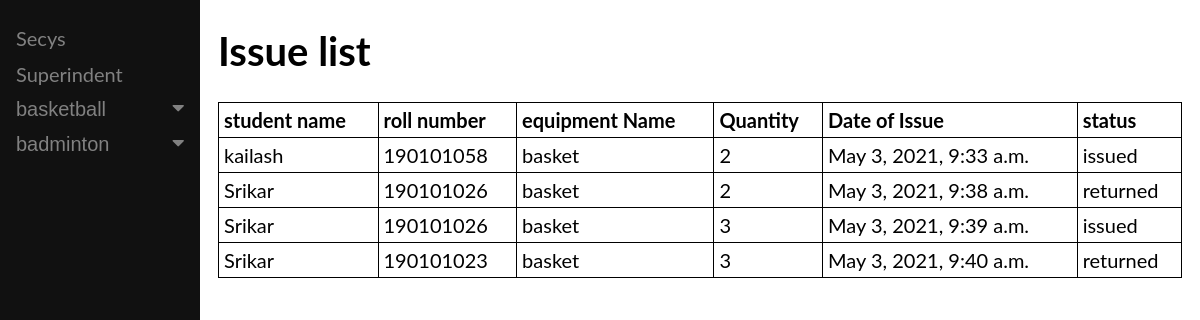
/sportapp/1/IssueList/, run on an earlier commit of the app's database.
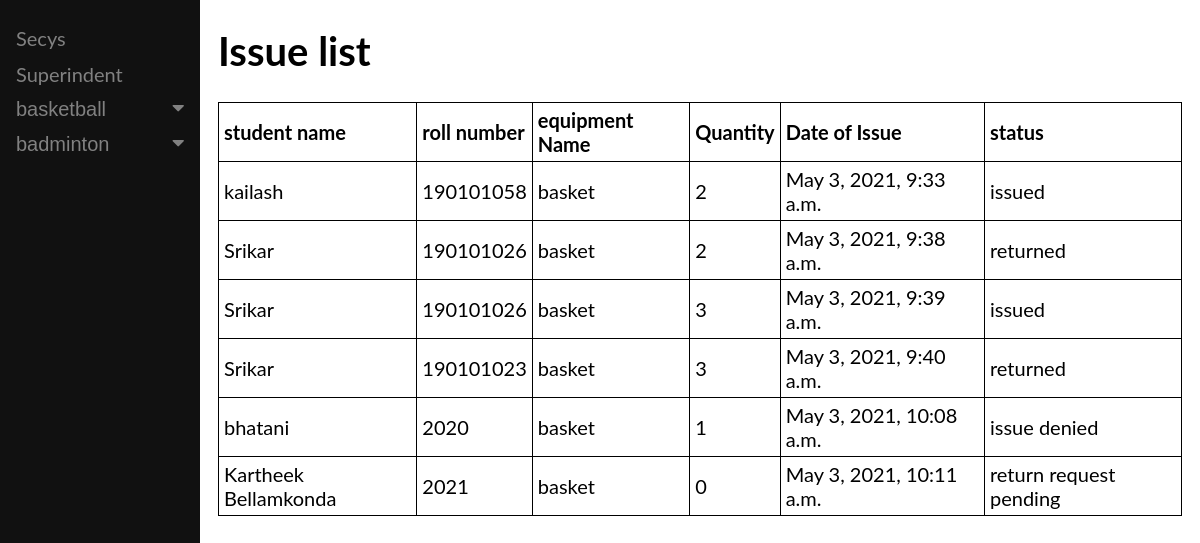
And on a later commit of the database.
### sportapp/models.py (models this page shows, shortened)
class clubs(models.Model):
    name = models.CharField(max_length=30,help_text='Enter a club name')
    secy_name= models.CharField(max_length=30,help_text='Enter a secy name')
    email=  models.EmailField()

class issue(models.Model):
    equipment_name= models.ForeignKey('equipment',on_delete=models.CASCADE, null=True)
    roll= models.CharField(max_length=30)
    name=  models.CharField(max_length=50)
    quantity= models.PositiveIntegerField(null=True)
    date= models.DateTimeField(auto_now=True)
    is_return= models.BooleanField(default=False)
    is_pending= models.BooleanField(default=True)
    req=models.BooleanField(default=False)
    class Meta:
        ordering = ['date']

class equipment(models.Model):
    id = models.UUIDField(primary_key=True, default=uuid.uuid4, help_text='Unique ID for this particular equipment')
    name = models.CharField(max_length=30)
    total_quantity= models.IntegerField(null=True)
    available_quantity=models.IntegerField(null=True)
    sport= models.ForeignKey('clubs', on_delete=models.CASCADE)
    specification=models.TextField(null=True)
    def __str__(self):
        return self.name

### sportapp/views.py (the view)
# urls.py: path('<pk>/IssueList/',views.IssueListView,name='IssueList'),
def IssueListView(request,pk):
    clubs_list=clubs.objects.all()
    club=clubs.objects.get(pk=pk)
    equipments=club.equipment_set.all()
    tot_list=issue.objects.all()
    issue_list=[]
    for equip in equipments:
        for o in tot_list:
            if (str(o.equipment_name) == str(equip.name)):
                issue_list.append(o)
    context = {
             'clubs_list': clubs_list,
             'pk': pk,
            'issue_list':issue_list,
            'equipments':equipments,
        }
    return render(request, 'sportapp/Issue_list.html', context)

### sportapp/templates/sportapp/Issue_list.html (shortened to what this page needs)
<!DOCTYPE html>
<html>
<head>
<link rel="stylesheet" href="https://cdnjs.cloudflare.com/ajax/libs/font-awesome/4.7.0/css/font-awesome.min.css">
</head>
<body>
<div class="sidenav">
    <a href="{% url 'clubsList' %}">Secys</a>
    <a href="{% url 'superindent' %}">Superindent</a>
    {% if clubs_list %}
    {% for club in clubs_list %}
  <button class="dropdown-btn">{{club.name}}
    <i class="fa fa-caret-down"></i>
  </button>
  {% endfor %}
  {% endif %}
</div>
<div class="main">
    <h1>
        Issue list
    </h1>
    {% if issue_list %}
    <table style="width:100%">
        <tr>
          <th>student name</th>
          <th>roll number</th>
            <th>equipment Name</th>
            <th>Quantity</th>
            <th>Date of Issue</th>
            <th>status</th>
          </tr>
      {% for obj in issue_list %}
      <tr>
        <td>{{obj.name}}</td>
        <td>{{obj.roll}}</td>
        <td>{{obj.equipment_name}}</td>
        <td>{{obj.quantity}}</td>
        <td>{{obj.date}}</td>
        {% if obj.is_return  %}
        {% if obj.is_pending %}
        <td>return request pending</td>
        {% else %}
        {% if obj.req%}
        <td>returned</td>
        {%else%}
        <td>return denied</td>
        {% endif %}
        {% endif %}
        {% else %}
        {% if obj.is_pending %}
        <td>issue request pending</td>
        {% else %}
        {%if obj.req%}
       <td> issued</td>
       {%else%}
       <td>issue denied</td>
       {%endif%}
        {% endif %}
        {% endif %}
      </tr>
    {% endfor %}
</table>
  {% else %}
    <p>There are no Issue_Equipments </p>
  {% endif %}
</div>
</body>
</html>

What changed in the data, as far as the page shows it:
added issue: name "bhatani", roll "2020", equipment_name "basket", quantity "1", date "May 3, 2021, 10:08 a.m.", is_return "issue denied"
added issue: name "Kartheek Bellamkonda", roll "2021", equipment_name "basket", quantity "0", date "May 3, 2021, 10:11 a.m.", is_return "return request pending"
